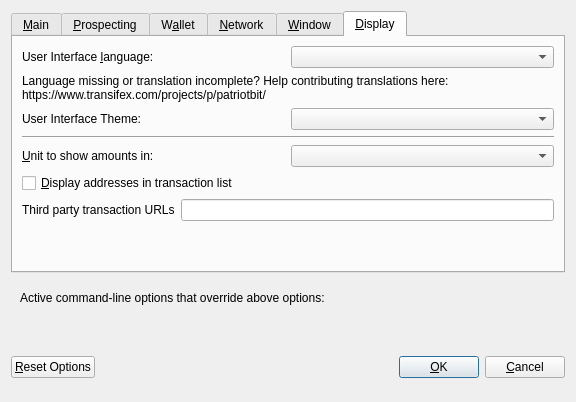
<?xml version="1.0" encoding="UTF-8"?>
<ui version="4.0">
 <class>OptionsDialog</class>
 <widget class="QDialog" name="OptionsDialog">
  <property name="geometry">
   <rect>
    <x>0</x>
    <y>0</y>
    <width>576</width>
    <height>402</height>
   </rect>
  </property>
  <property name="windowTitle">
   <string>Options</string>
  </property>
  <property name="modal">
   <bool>true</bool>
  </property>
  <layout class="QVBoxLayout" name="verticalLayout">
   <item>
    <widget class="QTabWidget" name="tabWidget">
     <property name="currentIndex">
      <number>5</number>
     </property>
     <widget class="QWidget" name="tabMain">
      <attribute name="title">
       <string>&amp;Main</string>
      </attribute>
      <layout class="QVBoxLayout" name="verticalLayout_Main">
       <item>
        <widget class="QCheckBox" name="bitcoinAtStartup">
         <property name="toolTip">
          <string>Automatically start PatriotBit after logging in to the system.</string>
         </property>
         <property name="text">
          <string>&amp;Start PatriotBit on system login</string>
         </property>
        </widget>
       </item>
       <item>
        <layout class="QHBoxLayout" name="horizontalLayout_2_Main">
         <item>
          <widget class="QLabel" name="databaseCacheLabel">
           <property name="text">
            <string>Size of &amp;database cache</string>
           </property>
           <property name="textFormat">
            <enum>Qt::PlainText</enum>
           </property>
           <property name="buddy">
            <cstring>databaseCache</cstring>
           </property>
          </widget>
         </item>
         <item>
          <widget class="QSpinBox" name="databaseCache"/>
         </item>
         <item>
          <widget class="QLabel" name="databaseCacheUnitLabel">
           <property name="text">
            <string>MB</string>
           </property>
           <property name="textFormat">
            <enum>Qt::PlainText</enum>
           </property>
          </widget>
         </item>
         <item>
          <spacer name="horizontalSpacer_2_Main">
           <property name="orientation">
            <enum>Qt::Horizontal</enum>
           </property>
           <property name="sizeHint" stdset="0">
            <size>
             <width>40</width>
             <height>20</height>
            </size>
           </property>
          </spacer>
         </item>
        </layout>
       </item>
       <item>
        <layout class="QHBoxLayout" name="horizontalLayout_3_Main">
         <item>
          <widget class="QLabel" name="threadsScriptVerifLabel">
           <property name="text">
            <string>Number of script &amp;verification threads</string>
           </property>
           <property name="textFormat">
            <enum>Qt::PlainText</enum>
           </property>
           <property name="buddy">
            <cstring>threadsScriptVerif</cstring>
           </property>
          </widget>
         </item>
         <item>
          <widget class="QSpinBox" name="threadsScriptVerif">
           <property name="toolTip">
            <string>(0 = auto, &lt;0 = leave that many cores free)</string>
           </property>
          </widget>
         </item>
         <item>
          <spacer name="horizontalSpacer_3_Main">
           <property name="orientation">
            <enum>Qt::Horizontal</enum>
           </property>
           <property name="sizeHint" stdset="0">
            <size>
             <width>40</width>
             <height>20</height>
            </size>
           </property>
          </spacer>
         </item>
        </layout>
       </item>
       <item>
        <spacer name="verticalSpacer_Main">
         <property name="orientation">
          <enum>Qt::Vertical</enum>
         </property>
         <property name="sizeHint" stdset="0">
          <size>
           <width>20</width>
           <height>40</height>
          </size>
         </property>
        </spacer>
       </item>
       <item>
        <layout class="QHBoxLayout" name="horizontalLayout_2_Main">
         <item>
          <widget class="QLabel" name="label">
           <property name="toolTip">
            <string>&lt;html&gt;&lt;head/&gt;&lt;body&gt;&lt;p&gt;This setting determines the amount of individual masternodes that an input will be anonymized through. More rounds of anonymization gives a higher degree of privacy, but also costs more in fees.&lt;/p&gt;&lt;/body&gt;&lt;/html&gt;</string>
           </property>
           <property name="text">
            <string>FreedomSend rounds to use</string>
           </property>
          </widget>
         </item>
         <item>
          <widget class="QSpinBox" name="freedomsendRounds">
           <property name="minimum">
            <number>2</number>
           </property>
           <property name="maximum">
            <number>8</number>
           </property>
           <property name="value">
            <number>4</number>
           </property>
          </widget>
         </item>
        </layout>
       </item>
       <item>
        <layout class="QHBoxLayout" name="horizontalLayout">
         <item>
          <widget class="QLabel" name="label_2">
           <property name="toolTip">
            <string>This amount acts as a threshold to turn off Freedomsend once it's reached.</string>
           </property>
           <property name="statusTip">
            <string notr="true"/>
           </property>
           <property name="whatsThis">
            <string notr="true"/>
           </property>
           <property name="accessibleName">
            <string notr="true"/>
           </property>
           <property name="accessibleDescription">
            <string notr="true"/>
           </property>
           <property name="text">
            <string>Amount of PatriotBit to keep anonymized</string>
           </property>
          </widget>
         </item>
         <item>
          <widget class="QSpinBox" name="anonymizePatriotBit">
           <property name="minimum">
            <number>2</number>
           </property>
           <property name="maximum">
            <number>2000</number>
           </property>
           <property name="singleStep">
            <number>10</number>
           </property>
           <property name="value">
            <number>1000</number>
           </property>
          </widget>
         </item>
        </layout>
       </item>
      </layout>
     </widget>
     <widget class="QWidget" name="tabMining">
      <attribute name="title">
       <string>&amp;Prospecting</string>
      </attribute>
      <layout class="QVBoxLayout" name="verticalLayout_Mining">
       <item>
        <layout class="QHBoxLayout" name="horizontalLayout_2_Mining">
         <item>
          <widget class="QLabel" name="labelMiningProcLimit">
           <property name="text">
            <string>&amp;Prospecting threads:</string>
           </property>
           <property name="textFormat">
            <enum>Qt::PlainText</enum>
           </property>
           <property name="buddy">
            <cstring>comboMiningProcLimit</cstring>
           </property>
          </widget>
         </item>
         <item>
          <widget class="QValueComboBox" name="comboMiningProcLimit">
           <property name="toolTip">
            <string>Choose the default mining threads.</string>
           </property>
          </widget>
         </item>
        </layout>
       </item>
       <item>
        <spacer name="verticalSpacer_Display1">
         <property name="orientation">
          <enum>Qt::Vertical</enum>
         </property>
         <property name="sizeHint" stdset="0">
          <size>
           <width>20</width>
           <height>40</height>
          </size>
         </property>
        </spacer>
       </item>
      </layout>
     </widget>
     <widget class="QWidget" name="tabWallet">
      <attribute name="title">
       <string>W&amp;allet</string>
      </attribute>
      <layout class="QVBoxLayout" name="verticalLayout_Wallet">
       <item>
        <widget class="QLabel" name="transactionFeeInfoLabel">
         <property name="text">
          <string>Optional transaction fee per kB that helps make sure your transactions are processed quickly. Most transactions are 1 kB.</string>
         </property>
         <property name="textFormat">
          <enum>Qt::PlainText</enum>
         </property>
         <property name="wordWrap">
          <bool>true</bool>
         </property>
        </widget>
       </item>
       <item>
        <layout class="QHBoxLayout" name="horizontalLayout_1_Wallet">
         <item>
          <widget class="QLabel" name="transactionFeeLabel">
           <property name="text">
            <string>Pay transaction &amp;fee</string>
           </property>
           <property name="textFormat">
            <enum>Qt::PlainText</enum>
           </property>
           <property name="buddy">
            <cstring>transactionFee</cstring>
           </property>
          </widget>
         </item>
         <item>
          <widget class="BitcoinAmountField" name="transactionFee"/>
         </item>
         <item>
          <spacer name="horizontalSpacer_1_Wallet">
           <property name="orientation">
            <enum>Qt::Horizontal</enum>
           </property>
           <property name="sizeHint" stdset="0">
            <size>
             <width>40</width>
             <height>20</height>
            </size>
           </property>
          </spacer>
         </item>
        </layout>
       </item>
       <item>
        <spacer name="verticalSpacer_Wallet">
         <property name="orientation">
          <enum>Qt::Vertical</enum>
         </property>
         <property name="sizeHint" stdset="0">
          <size>
           <width>20</width>
           <height>40</height>
          </size>
         </property>
        </spacer>
       </item>
       <item>
        <widget class="QGroupBox" name="groupBox">
         <property name="title">
          <string>Expert</string>
         </property>
         <layout class="QVBoxLayout" name="verticalLayout_2">
          <item>
           <widget class="QCheckBox" name="coinControlFeatures">
            <property name="toolTip">
             <string>Whether to show coin control features or not.</string>
            </property>
            <property name="text">
             <string>Enable coin &amp;control features</string>
            </property>
           </widget>
          </item>
          <item>
           <widget class="QCheckBox" name="spendZeroConfChange">
            <property name="toolTip">
             <string>If you disable the spending of unconfirmed change, the change from a transaction cannot be used until that transaction has at least one confirmation. This also affects how your balance is computed.</string>
            </property>
            <property name="text">
             <string>&amp;Spend unconfirmed change</string>
            </property>
           </widget>
          </item>
         </layout>
        </widget>
       </item>
      </layout>
     </widget>
     <widget class="QWidget" name="tabNetwork">
      <attribute name="title">
       <string>&amp;Network</string>
      </attribute>
      <layout class="QVBoxLayout" name="verticalLayout_Network">
       <item>
        <widget class="QCheckBox" name="mapPortUpnp">
         <property name="toolTip">
          <string>Automatically open the PatriotBit client port on the router. This only works when your router supports UPnP and it is enabled.</string>
         </property>
         <property name="text">
          <string>Map port using &amp;UPnP</string>
         </property>
        </widget>
       </item>
       <item>
        <widget class="QCheckBox" name="connectSocks">
         <property name="toolTip">
          <string>Connect to the PatriotBit network through a SOCKS proxy.</string>
         </property>
         <property name="text">
          <string>&amp;Connect through SOCKS proxy (default proxy):</string>
         </property>
        </widget>
       </item>
       <item>
        <layout class="QHBoxLayout" name="horizontalLayout_1_Network">
         <item>
          <widget class="QLabel" name="proxyIpLabel">
           <property name="text">
            <string>Proxy &amp;IP:</string>
           </property>
           <property name="textFormat">
            <enum>Qt::PlainText</enum>
           </property>
           <property name="buddy">
            <cstring>proxyIp</cstring>
           </property>
          </widget>
         </item>
         <item>
          <widget class="QValidatedLineEdit" name="proxyIp">
           <property name="minimumSize">
            <size>
             <width>140</width>
             <height>0</height>
            </size>
           </property>
           <property name="maximumSize">
            <size>
             <width>140</width>
             <height>16777215</height>
            </size>
           </property>
           <property name="toolTip">
            <string>IP address of the proxy (e.g. IPv4: 127.0.0.1 / IPv6: ::1)</string>
           </property>
          </widget>
         </item>
         <item>
          <widget class="QLabel" name="proxyPortLabel">
           <property name="text">
            <string>&amp;Port:</string>
           </property>
           <property name="textFormat">
            <enum>Qt::PlainText</enum>
           </property>
           <property name="buddy">
            <cstring>proxyPort</cstring>
           </property>
          </widget>
         </item>
         <item>
          <widget class="QLineEdit" name="proxyPort">
           <property name="minimumSize">
            <size>
             <width>55</width>
             <height>0</height>
            </size>
           </property>
           <property name="maximumSize">
            <size>
             <width>55</width>
             <height>16777215</height>
            </size>
           </property>
           <property name="toolTip">
            <string>Port of the proxy (e.g. 9050)</string>
           </property>
          </widget>
         </item>
         <item>
          <widget class="QLabel" name="socksVersionLabel">
           <property name="text">
            <string>SOCKS &amp;Version:</string>
           </property>
           <property name="textFormat">
            <enum>Qt::PlainText</enum>
           </property>
           <property name="buddy">
            <cstring>socksVersion</cstring>
           </property>
          </widget>
         </item>
         <item>
          <widget class="QValueComboBox" name="socksVersion">
           <property name="toolTip">
            <string>SOCKS version of the proxy (e.g. 5)</string>
           </property>
          </widget>
         </item>
         <item>
          <spacer name="horizontalSpacer_1_Network">
           <property name="orientation">
            <enum>Qt::Horizontal</enum>
           </property>
           <property name="sizeHint" stdset="0">
            <size>
             <width>40</width>
             <height>20</height>
            </size>
           </property>
          </spacer>
         </item>
        </layout>
       </item>
       <item>
        <spacer name="verticalSpacer_Network">
         <property name="orientation">
          <enum>Qt::Vertical</enum>
         </property>
         <property name="sizeHint" stdset="0">
          <size>
           <width>20</width>
           <height>40</height>
          </size>
         </property>
        </spacer>
       </item>
      </layout>
     </widget>
     <widget class="QWidget" name="tabWindow">
      <attribute name="title">
       <string>&amp;Window</string>
      </attribute>
      <layout class="QVBoxLayout" name="verticalLayout_Window">
       <item>
        <widget class="QCheckBox" name="minimizeToTray">
         <property name="toolTip">
          <string>Show only a tray icon after minimizing the window.</string>
         </property>
         <property name="text">
          <string>&amp;Minimize to the tray instead of the taskbar</string>
         </property>
        </widget>
       </item>
       <item>
        <widget class="QCheckBox" name="minimizeOnClose">
         <property name="toolTip">
          <string>Minimize instead of exit the application when the window is closed. When this option is enabled, the application will be closed only after selecting Quit in the menu.</string>
         </property>
         <property name="text">
          <string>M&amp;inimize on close</string>
         </property>
        </widget>
       </item>
       <item>
        <spacer name="verticalSpacer_Window">
         <property name="orientation">
          <enum>Qt::Vertical</enum>
         </property>
         <property name="sizeHint" stdset="0">
          <size>
           <width>20</width>
           <height>40</height>
          </size>
         </property>
        </spacer>
       </item>
      </layout>
     </widget>
     <widget class="QWidget" name="tabDisplay">
      <attribute name="title">
       <string>&amp;Display</string>
      </attribute>
      <layout class="QVBoxLayout" name="verticalLayout_Display">
       <item>
        <layout class="QHBoxLayout" name="horizontalLayout_1_Display">
         <item>
          <widget class="QLabel" name="langLabel">
           <property name="text">
            <string>User Interface &amp;language:</string>
           </property>
           <property name="textFormat">
            <enum>Qt::PlainText</enum>
           </property>
           <property name="buddy">
            <cstring>lang</cstring>
           </property>
          </widget>
         </item>
         <item>
          <widget class="QValueComboBox" name="lang">
           <property name="toolTip">
            <string>The user interface language can be set here. This setting will take effect after restarting PatriotBit.</string>
           </property>
          </widget>
         </item>
        </layout>
       </item>
       <item>
        <widget class="QLabel" name="label_3">
         <property name="toolTip">
          <string notr="true"/>
         </property>
         <property name="statusTip">
          <string notr="true"/>
         </property>
         <property name="whatsThis">
          <string notr="true"/>
         </property>
         <property name="accessibleName">
          <string notr="true"/>
         </property>
         <property name="text">
          <string>Language missing or translation incomplete? Help contributing translations here:
https://www.transifex.com/projects/p/patriotbit/</string>
         </property>
         <property name="wordWrap">
          <bool>true</bool>
         </property>
         <property name="openExternalLinks">
          <bool>true</bool>
         </property>
         <property name="textInteractionFlags">
          <set>Qt::TextBrowserInteraction</set>
         </property>
        </widget>
       </item>
       <item>
        <layout class="QHBoxLayout" name="horizontalLayout_4_Display" stretch="0,0">
         <item>
          <widget class="QLabel" name="themeLabel">
           <property name="text">
            <string>User Interface Theme:</string>
           </property>
          </widget>
         </item>
         <item>
          <widget class="QValueComboBox" name="theme"/>
         </item>
        </layout>
       </item>
       <item>
        <widget class="Line" name="line">
         <property name="orientation">
          <enum>Qt::Horizontal</enum>
         </property>
        </widget>
       </item>
       <item>
        <layout class="QHBoxLayout" name="horizontalLayout_2_Display">
         <item>
          <widget class="QLabel" name="unitLabel">
           <property name="text">
            <string>&amp;Unit to show amounts in:</string>
           </property>
           <property name="textFormat">
            <enum>Qt::PlainText</enum>
           </property>
           <property name="buddy">
            <cstring>unit</cstring>
           </property>
          </widget>
         </item>
         <item>
          <widget class="QValueComboBox" name="unit">
           <property name="toolTip">
            <string>Choose the default subdivision unit to show in the interface and when sending coins.</string>
           </property>
          </widget>
         </item>
        </layout>
       </item>
       <item>
        <widget class="QCheckBox" name="displayAddresses">
         <property name="toolTip">
          <string>Whether to show PatriotBit addresses in the transaction list or not.</string>
         </property>
         <property name="text">
          <string>&amp;Display addresses in transaction list</string>
         </property>
        </widget>
       </item>
       <item>
        <layout class="QHBoxLayout" name="horizontalLayout_3_Display">
         <item>
          <widget class="QLabel" name="thirdPartyTxUrlsLabel">
           <property name="toolTip">
            <string>Third party URLs (e.g. a block explorer) that appear in the transactions tab as context menu items. %s in the URL is replaced by transaction hash. Multiple URLs are separated by vertical bar |.</string>
           </property>
           <property name="text">
            <string>Third party transaction URLs</string>
           </property>
           <property name="buddy">
            <cstring>thirdPartyTxUrls</cstring>
           </property>
          </widget>
         </item>
         <item>
          <widget class="QLineEdit" name="thirdPartyTxUrls">
           <property name="toolTip">
            <string>Third party URLs (e.g. a block explorer) that appear in the transactions tab as context menu items. %s in the URL is replaced by transaction hash. Multiple URLs are separated by vertical bar |.</string>
           </property>
          </widget>
         </item>
        </layout>
       </item>
       <item>
        <spacer name="verticalSpacer">
         <property name="orientation">
          <enum>Qt::Vertical</enum>
         </property>
         <property name="sizeHint" stdset="0">
          <size>
           <width>20</width>
           <height>40</height>
          </size>
         </property>
        </spacer>
       </item>
      </layout>
     </widget>
    </widget>
   </item>
   <item>
    <widget class="QFrame" name="frame">
     <layout class="QVBoxLayout" name="verticalLayout_Bottom">
      <item>
       <layout class="QHBoxLayout" name="horizontalLayout_Bottom">
        <item>
         <widget class="QLabel" name="overriddenByCommandLineInfoLabel">
          <property name="text">
           <string>Active command-line options that override above options:</string>
          </property>
          <property name="textFormat">
           <enum>Qt::PlainText</enum>
          </property>
         </widget>
        </item>
        <item>
         <spacer name="horizontalSpacer_Bottom">
          <property name="orientation">
           <enum>Qt::Horizontal</enum>
          </property>
          <property name="sizeHint" stdset="0">
           <size>
            <width>40</width>
            <height>20</height>
           </size>
          </property>
         </spacer>
        </item>
       </layout>
      </item>
      <item>
       <widget class="QLabel" name="overriddenByCommandLineLabel">
        <property name="text">
         <string/>
        </property>
        <property name="textFormat">
         <enum>Qt::PlainText</enum>
        </property>
        <property name="wordWrap">
         <bool>true</bool>
        </property>
       </widget>
      </item>
     </layout>
    </widget>
   </item>
   <item>
    <layout class="QHBoxLayout" name="horizontalLayout_Buttons">
     <item>
      <widget class="QPushButton" name="resetButton">
       <property name="toolTip">
        <string>Reset all client options to default.</string>
       </property>
       <property name="text">
        <string>&amp;Reset Options</string>
       </property>
       <property name="autoDefault">
        <bool>false</bool>
       </property>
      </widget>
     </item>
     <item>
      <spacer name="horizontalSpacer_1">
       <property name="orientation">
        <enum>Qt::Horizontal</enum>
       </property>
       <property name="sizeHint" stdset="0">
        <size>
         <width>40</width>
         <height>48</height>
        </size>
       </property>
      </spacer>
     </item>
     <item>
      <widget class="QLabel" name="statusLabel">
       <property name="minimumSize">
        <size>
         <width>200</width>
         <height>0</height>
        </size>
       </property>
       <property name="font">
        <font>
         <weight>75</weight>
         <bold>true</bold>
        </font>
       </property>
       <property name="text">
        <string/>
       </property>
       <property name="textFormat">
        <enum>Qt::PlainText</enum>
       </property>
       <property name="wordWrap">
        <bool>true</bool>
       </property>
      </widget>
     </item>
     <item>
      <spacer name="horizontalSpacer_2">
       <property name="orientation">
        <enum>Qt::Horizontal</enum>
       </property>
       <property name="sizeHint" stdset="0">
        <size>
         <width>40</width>
         <height>48</height>
        </size>
       </property>
      </spacer>
     </item>
     <item>
      <widget class="QPushButton" name="okButton">
       <property name="text">
        <string>&amp;OK</string>
       </property>
      </widget>
     </item>
     <item>
      <widget class="QPushButton" name="cancelButton">
       <property name="text">
        <string>&amp;Cancel</string>
       </property>
       <property name="autoDefault">
        <bool>false</bool>
       </property>
      </widget>
     </item>
    </layout>
   </item>
  </layout>
 </widget>
 <customwidgets>
  <customwidget>
   <class>BitcoinAmountField</class>
   <extends>QLineEdit</extends>
   <header>bitcoinamountfield.h</header>
   <container>1</container>
  </customwidget>
  <customwidget>
   <class>QValidatedLineEdit</class>
   <extends>QLineEdit</extends>
   <header>qvalidatedlineedit.h</header>
  </customwidget>
  <customwidget>
   <class>QValueComboBox</class>
   <extends>QComboBox</extends>
   <header>qvaluecombobox.h</header>
  </customwidget>
 </customwidgets>
 <resources/>
 <connections/>
</ui>
